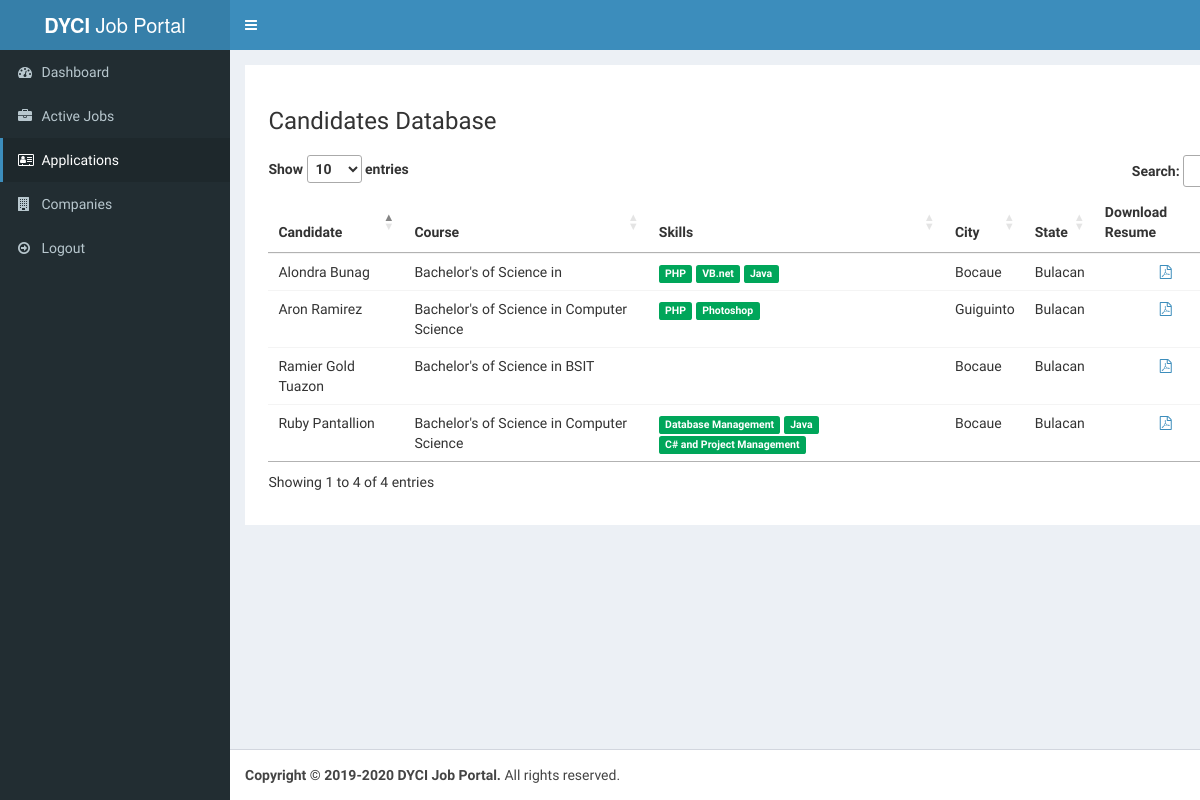
Page /admin/applications.php (signed in) on the committed database.
### tables this page shows
CREATE TABLE `users` (
  `id_user` int(11) NOT NULL,
  `sno` varchar(50) NOT NULL,
  `fname` varchar(50) NOT NULL,
  `email` varchar(50) NOT NULL,
  `contactno` varchar(15) DEFAULT NULL,
  `address` text DEFAULT NULL,
  `city` varchar(20) DEFAULT NULL,
  `state` varchar(20) DEFAULT NULL,
  `dob` varchar(20) DEFAULT NULL,
  `age` varchar(20) DEFAULT NULL,
  `gender` varchar(10) NOT NULL,
  `civilstatus` varchar(10) NOT NULL,
  `nationality` varchar(15) NOT NULL,
  `fos` varchar(50) DEFAULT NULL,
  `course` varchar(50) DEFAULT NULL,
  `yearAt` varchar(20) NOT NULL,
  `passingyear` varchar(20) DEFAULT NULL,
  `cbpassingyear` varchar(20) NOT NULL,
  `qualification` varchar(50) DEFAULT NULL,
  `company_name` varchar(50) NOT NULL,
  `company_add` varchar(150) NOT NULL,
  `position` varchar(50) NOT NULL,
  `emp_type` varchar(50) NOT NULL,
  `datejoined` varchar(20) NOT NULL,
  `dateleft` varchar(20) NOT NULL,
  `cbdateleft` varchar(20) NOT NULL,
  `company_name1` varchar(50) NOT NULL,
  `company_add1` varchar(150) NOT NULL,
  `position1` varchar(50) NOT NULL,
  `emp_type1` varchar(50) NOT NULL,
  `datejoined1` varchar(20) NOT NULL,
  `dateleft1` varchar(20) NOT NULL,
  `cbdateleft1` varchar(20) NOT NULL,
  `company_name2` varchar(50) NOT NULL,
  `company_add2` varchar(150) NOT NULL,
  `position2` varchar(50) NOT NULL,
  `emp_type2` varchar(50) NOT NULL,
  `datejoined2` varchar(20) NOT NULL,
  `dateleft2` varchar(20) NOT NULL,
  `cbdateleft2` varchar(20) NOT NULL,
  `resume` varchar(255) DEFAULT NULL,
  `password` varchar(255) NOT NULL,
  `hash` varchar(255) DEFAULT NULL,
  `active` int(11) NOT NULL DEFAULT 2,
  `aboutme` text DEFAULT NULL,
  `skills` text DEFAULT NULL,
  `profile` varchar(250) NOT NULL,
  `joindate` timestamp NOT NULL DEFAULT current_timestamp()
);

### admin/applications.php (the view, shortened to what this page needs)
<?php
include('include/header.php');
?>
<div class="col-md-12 bg-white padding-2">
  <h3>Candidates Database</h3>
  <div class="row margin-top-20">
    <div class="col-md-12">
      <div class="box-body table-responsive no-padding">
        <table id="applications" class="table table-hover">
          <thead>
            <th>Candidate</th>
            <th>Course</th>
            <th>Skills</th>
            <th>City</th>
            <th>State</th>
            <th>Download Resume</th>
          </thead>
          <tbody>
            <?php
            $sql = "SELECT * FROM users";
            $result = $conn->query($sql);
            if ($result->num_rows > 0) {
              while ($row = $result->fetch_assoc()) {
                $skills = $row['skills'];
                $skills = explode(',', $skills);
            ?>
                <tr>
                  <td><?php echo $row['fname'] ?></td>
                  <td><?php echo $row['qualification']; ?> <?php echo $row['course']; ?></td>
                  <td>
                    <?php
                    foreach ($skills as $value) {
                      echo ' <span class="label label-success">' . $value . '</span>';
                    }
                    ?>
                  </td>
                  <td><?php echo $row['city']; ?></td>
                  <td><?php echo $row['state']; ?></td>
                  <?php if ($row['resume'] != '') { ?>
                    <td style="text-align:center"><a href="../uploads/resume/<?php echo $row['resume']; ?>" download="<?php echo $row['fname'] . ' Resume'; ?>.pdf"><i class="fa fa-file-pdf-o"></i></a></td>
                  <?php } else { ?>
                    <td>No Resume Uploaded</td>
                  <?php } ?>
                </tr>
            <?php
              }
            }
            ?>
          </tbody>
        </table>
      </div>
    </div>
  </div>
</div>
</div>
</div>
</section>
</div>
<?php
include('include/footer.php');
?>

### css/custom.css (style rules this page uses)
.margin-top-20 { margin-top: 20px; }
.padding-2 { padding: 2%; }
.bg-white { background-color: #fff; }

### rows in the picture
users: fname "Aron Ramirez", qualification "Bachelor's of Science in", course "Computer Science", skills "PHP", skills "Photoshop", city "Guiguinto", state "Bulacan"
users: fname "Ruby Pantallion", qualification "Bachelor's of Science in", course "Computer Science", skills "Database Management", skills "Java", skills "C# and Project Management", city "Bocaue", state "Bulacan"
users: fname "Alondra Bunag", qualification "Bachelor's of Science in", skills "PHP", skills "VB.net", skills "Java", city "Bocaue", state "Bulacan"
users: fname "Ramier Gold Tuazon", qualification "Bachelor's of Science in", course "BSIT", city "Bocaue", state "Bulacan"
